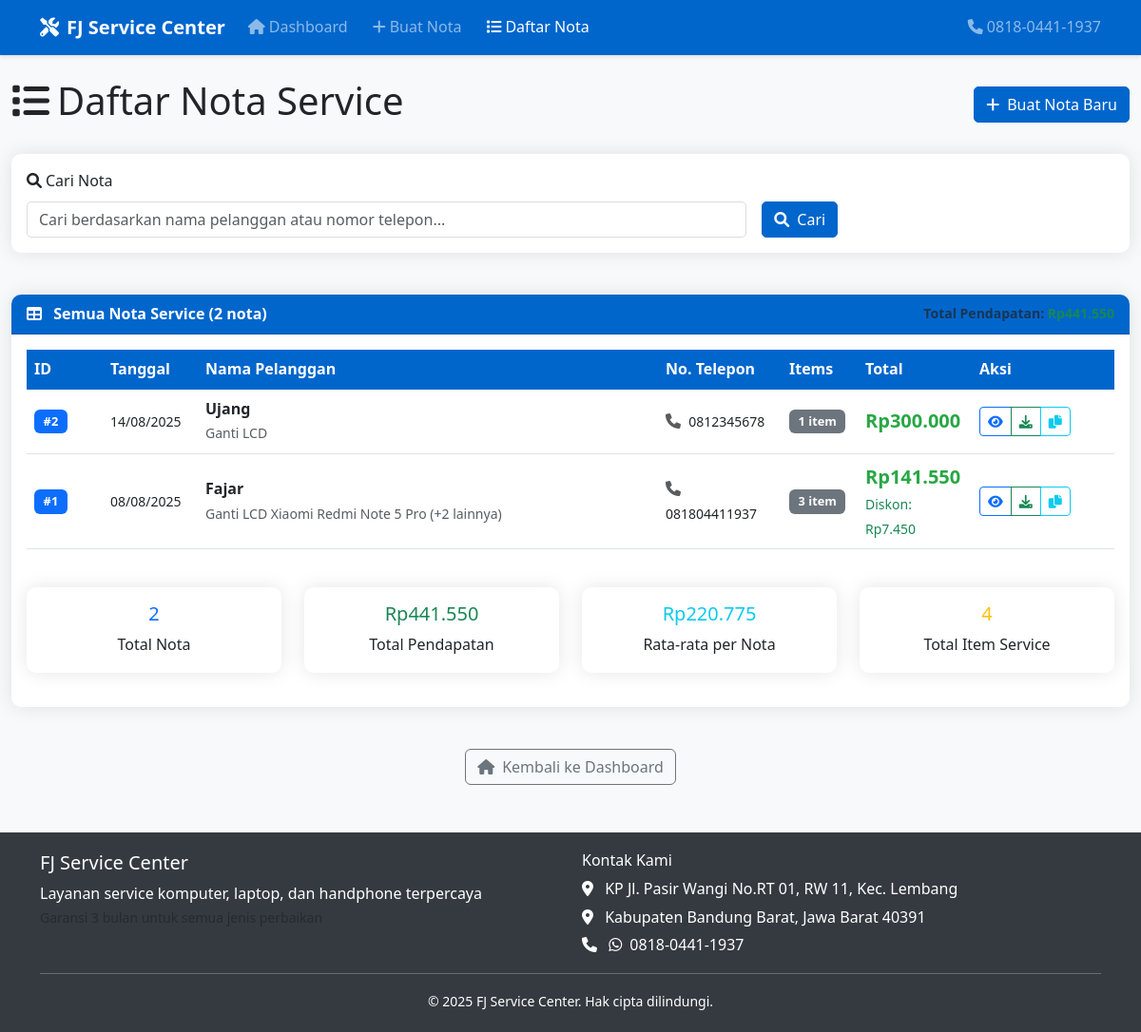
Page /invoices on the committed database.
### database.py (models this page shows)
class Invoice(db.Model):
    __tablename__ = 'invoices'
    id: Mapped[int] = mapped_column(Integer, primary_key=True)
    customer_name: Mapped[str] = mapped_column(String(100), nullable=False)
    customer_phone: Mapped[str] = mapped_column(String(20), nullable=False)
    date: Mapped[str] = mapped_column(String(10), nullable=False)
    subtotal: Mapped[float] = mapped_column(Float, nullable=False)
    discount_percent: Mapped[float] = mapped_column(Float, default=0.0)
    discount_amount: Mapped[float] = mapped_column(Float, default=0.0)
    total: Mapped[float] = mapped_column(Float, nullable=False)
    created_at: Mapped[datetime] = mapped_column(DateTime, default=datetime.now)
    service_items: Mapped[List["ServiceItem"]] = relationship("ServiceItem", back_populates="invoice", cascade="all, delete-orphan")
    def to_dict(self) -> Dict:
        return {
            "id": self.id,
            "customer_name": self.customer_name,
            "customer_phone": self.customer_phone,
            "date": self.date,
            "subtotal": self.subtotal,
            "discount_percent": self.discount_percent,
            "discount_amount": self.discount_amount,
            "total": self.total,
            "created_at": self.created_at.isoformat(),
            "service_items": [item.to_dict() for item in self.service_items]
        }

class ServiceItem(db.Model):
    __tablename__ = 'service_items'
    id: Mapped[int] = mapped_column(Integer, primary_key=True)
    invoice_id: Mapped[int] = mapped_column(Integer, ForeignKey('invoices.id'), nullable=False)
    description: Mapped[str] = mapped_column(Text, nullable=False)
    price: Mapped[float] = mapped_column(Float, nullable=False)
    quantity: Mapped[int] = mapped_column(Integer, nullable=False, default=1)
    invoice: Mapped["Invoice"] = relationship("Invoice", back_populates="service_items")
    def to_dict(self) -> Dict:
        return {
            "description": self.description,
            "price": self.price,
            "quantity": self.quantity
        }

### routes.py (the view)
@app.route('/invoices')
def invoice_list():
    query = request.args.get('q', '').strip()
    if query:
        invoices = invoice_manager.search_invoices(query)
    else:
        invoices = invoice_manager.get_all_invoices()
    return render_template('invoice_list.html', invoices=invoices, query=query)

### templates/invoice_list.html (shortened to what this page needs)
{% extends "base.html" %}
{% block content %}
<div class="row">
    <div class="col-12">
        <div class="d-flex justify-content-between align-items-center mb-4">
            <h1>
                <i class="fas fa-list me-2"></i>Daftar Nota Service
            </h1>
            <a href="{{ url_for('create_invoice') }}" class="btn btn-primary">
                <i class="fas fa-plus me-2"></i>Buat Nota Baru
            </a>
        </div>
    </div>
</div>
<div class="row mb-4">
    <div class="col-12">
        <div class="card">
            <div class="card-body">
                <form method="GET" id="search-form" class="row g-3">
                    <div class="col-md-8">
                        <label for="search-input" class="form-label">
                            <i class="fas fa-search me-1"></i>Cari Nota
                        </label>
                        <input type="text" class="form-control" id="search-input"
                               name="q" value="{{ query or '' }}"
                               placeholder="Cari berdasarkan nama pelanggan atau nomor telepon...">
                    </div>
                    <div class="col-md-4">
                        <label class="form-label">&nbsp;</label>
                        <div class="d-grid gap-2 d-md-flex">
                            <button type="submit" class="btn btn-primary">
                                <i class="fas fa-search me-2"></i>Cari
                            </button>
                        </div>
                    </div>
                </form>
            </div>
        </div>
    </div>
</div>
<div class="row">
    <div class="col-12">
        <div class="card">
            <div class="card-header d-flex justify-content-between align-items-center">
                <span>
                    <i class="fas fa-table me-2"></i>
                    {% if query %}
                        Hasil Pencarian ({{ invoices|length }} nota)
                    {% else %}
                        Semua Nota Service ({{ invoices|length }} nota)
                    {% endif %}
                </span>
                {% if invoices %}
                <small class="text-muted">
                    Total Pendapatan: <strong class="text-success">
                    </strong>
                </small>
                {% endif %}
            </div>
            <div class="card-body">
                {% if invoices %}
                    <div class="table-responsive">
                        <table class="table table-hover">
                            <thead>
                                <tr>
                                    <th width="80">ID</th>
                                    <th width="100">Tanggal</th>
                                    <th>Nama Pelanggan</th>
                                    <th width="130">No. Telepon</th>
                                    <th width="80">Items</th>
                                    <th width="120">Total</th>
                                    <th width="150">Aksi</th>
                                </tr>
                            </thead>
                            <tbody>
                                {% for invoice in invoices %}
                                <tr>
                                    <td>
                                        <span class="badge bg-primary">#{{ invoice.id }}</span>
                                    </td>
                                    <td>
                                        <small>{{ invoice.date }}</small>
                                    </td>
                                    <td>
                                        <strong>{{ invoice.customer_name }}</strong>
                                        {% if invoice.service_items %}
                                            <br>
                                            <small class="text-muted">
                                                {{ invoice.service_items[0].description }}
                                                {% if invoice.service_items|length > 1 %}
                                                    (+{{ invoice.service_items|length - 1 }} lainnya)
                                                {% endif %}
                                            </small>
                                        {% endif %}
                                    </td>
                                    <td>
                                        <i class="fas fa-phone me-1 text-muted"></i>
                                        <small>{{ invoice.customer_phone }}</small>
                                    </td>
                                    <td>
                                        <span class="badge bg-secondary">
                                            {{ invoice.service_items|length }} item
                                        </span>
                                    </td>
                                    <td>
                                        <span class="total-amount">
                                            Rp{{ "{:,.0f}".format(invoice.total).replace(",", ".") }}
                                        </span>
                                        {% if invoice.discount_amount > 0 %}
                                            <br>
                                            <small class="text-success">
                                                Diskon: Rp{{ "{:,.0f}".format(invoice.discount_amount).replace(",", ".") }}
                                            </small>
                                        {% endif %}
                                    </td>
                                    <td>
                                        <div class="btn-group btn-group-sm">
                                            <a href="{{ url_for('view_invoice', invoice_id=invoice.id) }}"
                                               class="btn btn-outline-primary" title="Lihat Detail">
                                                <i class="fas fa-eye"></i>
                                            </a>
                                            <a href="{{ url_for('download_pdf', invoice_id=invoice.id) }}"
                                               class="btn btn-outline-success" title="Download PDF">
                                                <i class="fas fa-download"></i>
                                            </a>
                                            <button class="btn btn-outline-info"
                                                    onclick="copyToClipboard('{{ invoice.customer_phone }}')"
                                                    title="Copy No. Telepon">
                                                <i class="fas fa-copy"></i>
                                            </button>
                                        </div>
                                    </td>
                                </tr>
                                {% endfor %}
                            </tbody>
                        </table>
                    </div>
                    <div class="row mt-4">
                        <div class="col-md-12">
                            <div class="row">
                                <div class="col-md-3">
                                    <div class="card text-center">
                                        <div class="card-body">
                                            <h5 class="card-title text-primary">{{ invoices|length }}</h5>
                                            <p class="card-text">Total Nota</p>
                                        </div>
                                    </div>
                                </div>
                                <div class="col-md-3">
                                    <div class="card text-center">
                                        <div class="card-body">
                                            <h5 class="card-title text-success">
                                                Rp{{ "{:,.0f}".format(invoices|sum(attribute='total')).replace(",", ".") }}
                                            </h5>
                                            <p class="card-text">Total Pendapatan</p>
                                        </div>
                                    </div>
                                </div>
                                <div class="col-md-3">
                                    <div class="card text-center">
                                        <div class="card-body">
                                            <h5 class="card-title text-info">
                                                Rp{{ "{:,.0f}".format((invoices|sum(attribute='total')) / invoices|length if invoices else 0).replace(",", ".") }}
                                            </h5>
                                            <p class="card-text">Rata-rata per Nota</p>
                                        </div>
                                    </div>
                                </div>
                                <div class="col-md-3">
                                    <div class="card text-center">
                                        <div class="card-body">
                                            <h5 class="card-title text-warning">
                                                {{ invoices|map(attribute='service_items')|map('length')|sum }}
                                            </h5>
                                            <p class="card-text">Total Item Service</p>
                                        </div>
                                    </div>
                                </div>
                            </div>
                        </div>
                    </div>
                {% endif %}
            </div>
        </div>
    </div>
</div>
<div class="row mt-4">
    <div class="col-12 text-center">
        <a href="{{ url_for('index') }}" class="btn btn-outline-secondary">
            <i class="fas fa-home me-2"></i>Kembali ke Dashboard
        </a>
    </div>
</div>
{% endblock %}

### templates/base.html (shortened to what this page needs)
<!DOCTYPE html>
<html lang="id">
<head>
    <link href="https://cdn.jsdelivr.net/npm/bootstrap@5.3.0/dist/css/bootstrap.min.css" rel="stylesheet">
    <link href="https://cdnjs.cloudflare.com/ajax/libs/font-awesome/6.0.0/css/all.min.css" rel="stylesheet">
    <link href="{{ url_for('static', filename='css/style.css') }}" rel="stylesheet">
</head>
<body>
    <nav class="navbar navbar-expand-lg navbar-dark">
        <div class="container">
            <a class="navbar-brand" href="{{ url_for('index') }}">
                <i class="fas fa-tools me-2"></i>FJ Service Center
            </a>
            <div class="collapse navbar-collapse" id="navbarNav">
                <ul class="navbar-nav me-auto">
                    <li class="nav-item">
                        <a class="nav-link {% if request.endpoint == 'index' %}active{% endif %}"
                           href="{{ url_for('index') }}">
                            <i class="fas fa-home me-1"></i>Dashboard
                        </a>
                    </li>
                    <li class="nav-item">
                        <a class="nav-link {% if request.endpoint == 'create_invoice' %}active{% endif %}"
                           href="{{ url_for('create_invoice') }}">
                            <i class="fas fa-plus me-1"></i>Buat Nota
                        </a>
                    </li>
                    <li class="nav-item">
                        <a class="nav-link {% if request.endpoint == 'invoice_list' %}active{% endif %}"
                           href="{{ url_for('invoice_list') }}">
                            <i class="fas fa-list me-1"></i>Daftar Nota
                        </a>
                    </li>
                </ul>
                <ul class="navbar-nav">
                    <li class="nav-item">
                        <span class="navbar-text">
                            <i class="fas fa-phone me-1"></i>0818-0441-1937
                        </span>
                    </li>
                </ul>
            </div>
        </div>
    </nav>
    <div class="container-fluid mt-4">
        {% block content %}{% endblock %}
    </div>
    <footer class="footer no-print">
        <div class="container">
            <div class="row">
                <div class="col-md-6">
                    <h5>FJ Service Center</h5>
                    <p class="mb-0">Layanan service komputer, laptop, dan handphone terpercaya</p>
                    <small class="text-muted">Garansi 3 bulan untuk semua jenis perbaikan</small>
                </div>
                <div class="col-md-6">
                    <h6>Kontak Kami</h6>
                    <p class="mb-1">
                        <i class="fas fa-map-marker-alt me-2"></i>
                        KP Jl. Pasir Wangi No.RT 01, RW 11, Kec. Lembang
                    </p>
                    <p class="mb-1">
                        <i class="fas fa-map-marker-alt me-2"></i>
                        Kabupaten Bandung Barat, Jawa Barat 40391
                    </p>
                    <p class="mb-0">
                        <i class="fas fa-phone me-2"></i>
                        <i class="fab fa-whatsapp me-1"></i>
                        0818-0441-1937
                    </p>
                </div>
            </div>
            <hr class="my-3">
            <div class="row">
                <div class="col-12 text-center">
                    <small>&copy; 2025 FJ Service Center. Hak cipta dilindungi.</small>
                </div>
            </div>
        </div>
    </footer>
</body>
</html>

### rows in the picture
Invoice: id "2", date "14/08/2025", customer_name "Ujang", description "Ganti LCD", customer_phone "0812345678", service_items|length "1", total "300.000"
Invoice: id "1", date "08/08/2025", customer_name "Fajar", description "Ganti LCD Xiaomi Redmi Note 5 Pro", service_items|length "2", customer_phone "081804411937", service_items|length "3", total "141.550", discount_amount "7.450"

### other values in the picture
{{ invoices|length }} "2"
{{ "{:,.0f}".format(invoices|sum(attribute='total')).replace(",", ".") }} "441.550"
{{ invoices|map(attribute='service_items')|map('length')|sum }} "4"
